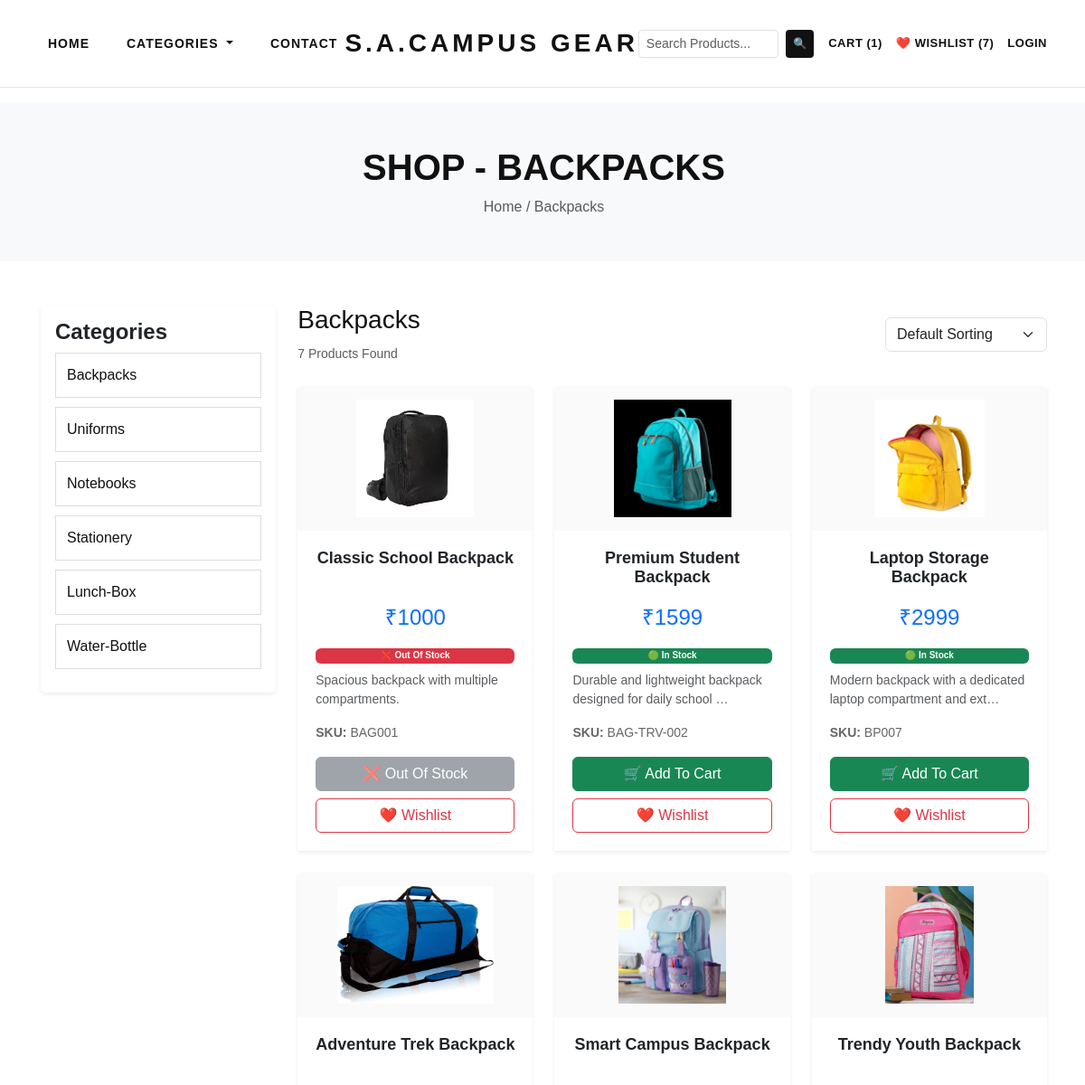
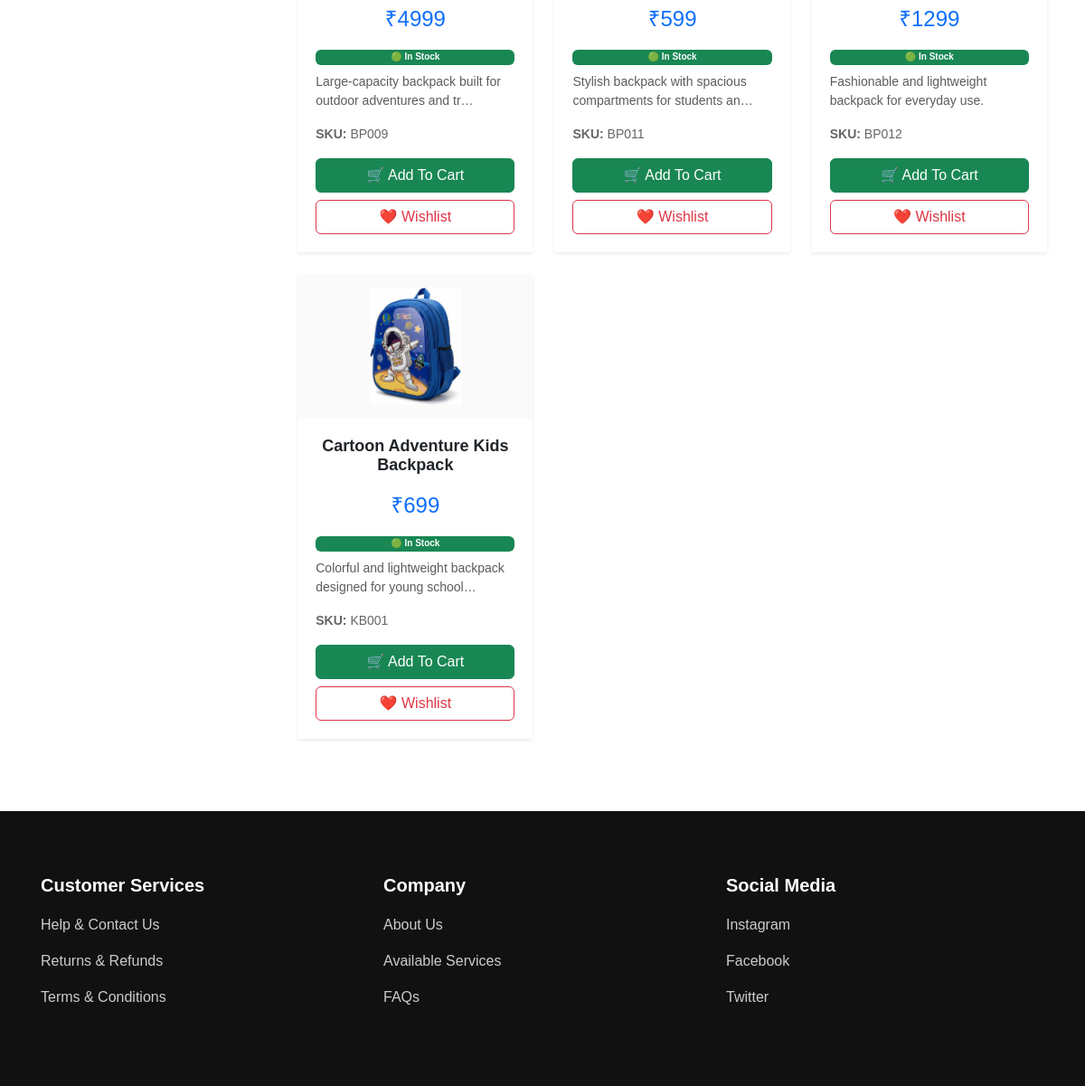
/category/backpacks/, run on the app's committed database (2 pictures, top to bottom).
### store/models.py (models this page shows, shortened)
class Category(models.Model):
    category_name = models.CharField(
        max_length=100
    )
    slug = models.SlugField(
        max_length=120,
        blank=True
    )
    category_image = models.ImageField(
        upload_to='category/',
        blank=True,
        null=True
    )
    is_active = models.BooleanField(
        default=True
    )

class Product(models.Model):
    product_title = models.CharField(
        max_length=200
    )
    product_slug = models.SlugField(
        max_length=250,
        blank=True
    )
    sku = models.CharField(
        max_length=100,
        unique=True
    )
    short_description = models.TextField()
    detail_description = models.TextField()
    product_image = models.ImageField(
        upload_to='product/'
    )
    price = models.PositiveIntegerField()
    stock_quantity = models.PositiveIntegerField(
        default=10
    )
    sale_count = models.PositiveIntegerField(
    default=0
)
    product_category = models.ForeignKey(
        Category,
        on_delete=models.CASCADE
    )
    is_active = models.BooleanField(
        default=True
    )
    is_featured = models.BooleanField(
        default=False
    )
    created_date = models.DateTimeField(
        auto_now_add=True
    )
    updated_date = models.DateTimeField(
        auto_now=True
    )
    @property
    def can_add_to_cart(self):
        return self.stock_quantity > 0

### store/views.py (the view)
def category_products(request, slug):
    category = get_object_or_404(Category, slug=slug)
    categories = Category.objects.filter(is_active=True)
    products = Product.objects.filter(
        product_category=category,
        is_active=True
    )
    sort = request.GET.get("sort")
    if sort == "price_low":
        products = products.order_by("price")
    elif sort == "price_high":
        products = products.order_by("-price")
    elif sort == "latest":
        products = products.order_by("-created_date")
    return render(request, "category.html", {
        "category": category,
        "categories": categories,
        "products": products,
        "product_count": products.count(),
        "selected_sort": sort,
        "cart_count": Cart.objects.count(),
        "wishlist_count": Wishlist.objects.count()
    })

### store/templates/category.html (shortened to what this page needs)
{% extends 'base.html' %}
{% block content %}
<section class="bg-light py-5 mb-5">
    <div class="container text-center">
        <h1 class="fw-bold">
            SHOP - {{ category.category_name|upper }}
        </h1>
        <p class="text-muted mb-0">
            Home / {{ category.category_name }}
        </p>
    </div>
</section>
<div class="container">
    <div class="row">
    <div class="col-lg-3 col-md-4 col-12 mb-4">
            <div class="card border-0 shadow-sm">
                <div class="card-body">
                    <h4 class="sidebar-title">
                        Categories
                    </h4>
                    {% for cat in categories %}
                    <a href="{% url 'category_products' cat.slug %}"
                       class="category-btn">
                        {{ cat.category_name }}
                    </a>
                    {% endfor %}
                </div>
            </div>
        </div>
    <div class="col-lg-9 col-md-8 col-12">
         <div class="d-flex flex-column flex-md-row justify-content-between align-items-md-center gap-3 mb-4">
                <div>
                    <h3>
                        {{ category.category_name }}
                    </h3>
                    <small class="text-muted">
                        {{ product_count }} Products Found
                    </small>
                </div>
                <div>
                    <select class="form-select w-100"
                            onchange="location=this.value;">
                        <option value="?sort="
                            {% if not selected_sort %}selected{% endif %}>
                            Default Sorting
                        </option>
                    </select>
                </div>
            </div>
            <div class="row g-4">
                {% for product in products %}
                <div class="col-6 col-md-6 col-lg-4">
                    <div class="card product-card h-100 shadow-sm">
                        <a href="{% url 'product_detail' product.product_slug %}">
                            <img src="{{ product.product_image.url }}"
                                 class="card-img-top"
                                 alt="{{ product.product_title }}">
                        </a>
                        <div class="card-body d-flex flex-column">
                            <h5 class="text-center">
                                <a href="{% url 'product_detail' product.product_slug %}"
                                   class="text-dark text-decoration-none">
                                    {{ product.product_title }}
                                </a>
                            </h5>
                            <p class="text-primary fs-4 text-center">
                                ₹{{ product.price }}
                            </p>
                            {% if product.stock_quantity == 0 %}
                            <span class="badge bg-danger mb-2">
                                ❌ Out Of Stock
                            </span>
                            {% elif product.stock_quantity <= 5 %}
                            <span class="badge bg-warning text-dark mb-2">
                                ⚠ Only {{ product.stock_quantity }} Left
                            </span>
                            {% else %}
                            <span class="badge bg-success mb-2">
                                🟢 In Stock
                            </span>
                            {% endif %}
                            <p class="small text-muted">
                                {{ product.short_description|truncatechars:60 }}
                            </p>
                            <p>
                                <strong>SKU:</strong>
                                {{ product.sku }}
                            </p>
                            {% if product.can_add_to_cart %}
                            <a href="{% url 'add_to_cart' product.id %}"
                               class="btn btn-success mt-auto">
                                🛒 Add To Cart
                            </a>
                            {% else %}
                            <button
                                class="btn btn-secondary mt-auto"
                                disabled>
                                ❌ Out Of Stock
                            </button>
                            {% endif %}
                            <a href="{% url 'add_to_wishlist' product.id %}"
                               class="btn btn-outline-danger mt-2">
                                ❤️ Wishlist
                            </a>
                        </div>
                    </div>
                </div>
                {% empty %}
                <div class="col-12">
                    <div class="alert alert-warning text-center">
                        No Products Found In This Category
                    </div>
                </div>
                {% endfor %}
            </div>
        </div>
    </div>
</div>
{% endblock %}

### static/css/style.css (style rules this page uses)
body { font-family: Arial, sans-serif; background:#ffffff; color:#111; margin:0; padding:0; overflow-x:hidden; }
a { text-decoration:none; }
.container { padding-left:15px; padding-right:1 }
.product-card { border:none; border-radius:0; overflow:hidden; transition:0.3s; height:100%; display:flex; flex-direction:column; box-shadow:none; }
.product-card img { width:100%; height:280px; object-fit:contain; background:#fafafa; padding:15px; }
.product-card .card-body { padding:20px; display:flex; flex-direction:column; flex-grow:1; }
.product-card h5 { font-size:17px; font-weight:600; min-height:50px; }
.product-card p { color:#666; }
.product-card .btn { margin-top:auto; }
.sidebar-title { font-size:24px; font-weight:700; }
.category-btn { display:block; width:100%; padding:12px; border:1px solid #ddd; color:#111; margin-bottom:10px; transition:0.3s; }
.card-body h5 { font-size:18px; }
.card-body p { font-size:14px; }
.card-img-top { height:160px !important; object-fit:contain !important; }
.badge { font-size:10px; }
h4 { font-size:20px; }

### data on the page
Category: category_name "BACKPACKS", category_name "Backpacks"
Category: category_name "Uniforms"
Category: category_name "Notebooks"
Category: category_name "Stationery"
Category: category_name "Lunch-Box"
Category: category_name "Water-Bottle"
Product: product_image (picture), product_title "Classic School Backpack", price "1000", stock_quantity "❌ Out Of Stock", short_description "Spacious backpack with multiple compartments.", sku "BAG001"
Product: product_image (picture), product_title "Premium Student Backpack", price "1599", stock_quantity "🟢 In Stock", short_description "Durable and lightweight backpack designed for daily school …", sku "BAG-TRV-002"
Product: product_image (picture), product_title "Laptop Storage Backpack", price "2999", stock_quantity "🟢 In Stock", short_description "Modern backpack with a dedicated laptop compartment and ext…", sku "BP007"
Product: product_image (picture), product_title "Adventure Trek Backpack", price "4999", stock_quantity "🟢 In Stock", short_description "Large-capacity backpack built for outdoor adventures and tr…", sku "BP009"
Product: product_image (picture), product_title "Smart Campus Backpack", price "599", stock_quantity "🟢 In Stock", short_description "Stylish backpack with spacious compartments for students an…", sku "BP011"
Product: product_image (picture), product_title "Trendy Youth Backpack", price "1299", stock_quantity "🟢 In Stock", short_description "Fashionable and lightweight backpack for everyday use.", sku "BP012"
Product: product_image (picture), product_title "Cartoon Adventure Kids Backpack", price "699", stock_quantity "🟢 In Stock", short_description "Colorful and lightweight backpack designed for young school…", sku "KB001"

### other printed values
{{ cart_count }} "1"
{{ wishlist_count }} "7"
{{ product_count }} "7"
